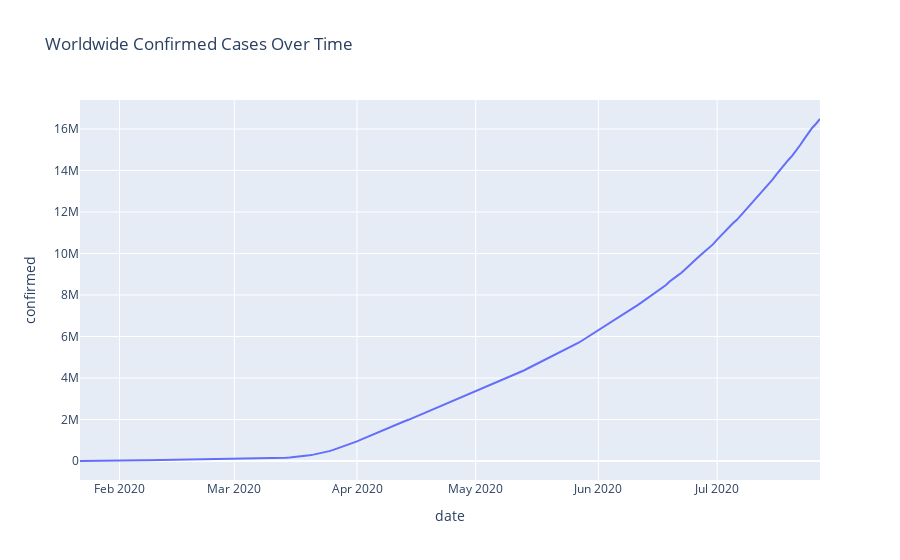

Notebook cell for this chart:
### Code cell
px.line(date_stats, x='date', y='confirmed', title='Worldwide Confirmed Cases Over Time')

### Figure 1 — Plotly figure (JSON) as saved in the notebook; plotly's stock layout.template omitted (floating-point values rounded to 4 significant figures; data arrays with more than 128 entries replaced by an {"elided": "..."} marker saying what was removed)
{"data": [{"hovertemplate": "date=%{x}<br>confirmed=%{y}<extra></extra>", "legendgroup": "", "line": {"color": "#636efa", "dash": "solid"}, "marker": {"symbol": "circle"}, "mode": "lines", "name": "", "orientation": "v", "showlegend": false, "type": "scatter", "x": {"elided": "188 str values"}, "xaxis": "x", "y": {"elided": "188 int values"}, "yaxis": "y"}], "layout": {"legend": {"tracegroupgap": 0}, "title": {"text": "Worldwide Confirmed Cases Over Time"}, "xaxis": {"anchor": "y", "domain": [0, 1], "title": {"text": "date"}}, "yaxis": {"anchor": "x", "domain": [0, 1], "title": {"text": "confirmed"}}}}
